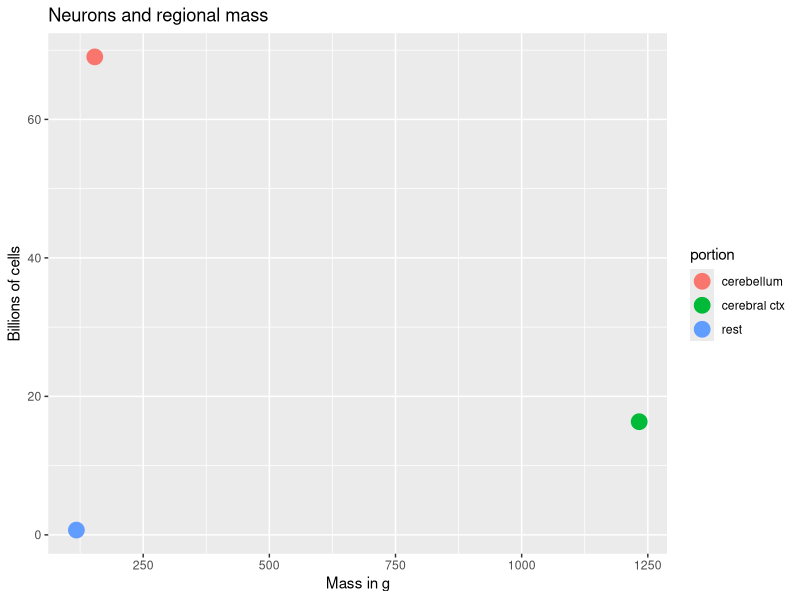
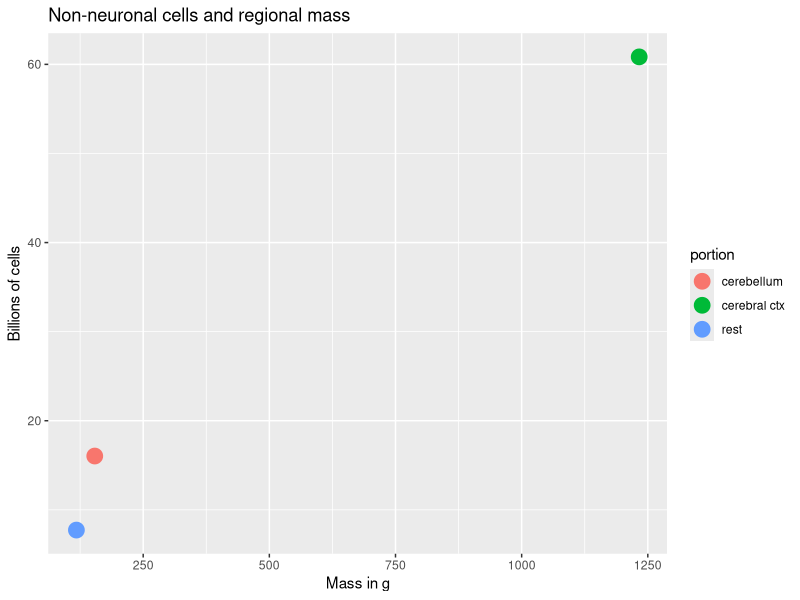

Write R code to recreate these figures, in order.
## ---- chunk 1
suppressPackageStartupMessages(library(tidyverse))

# data from Azevedo
mass_g <- c(1232.93, 154.02, 117.66)
portion <- c("cerebral ctx", "cerebellum", "rest")
b_neurons <- c(16.34, 69.03, 0.69)
b_nonneurons <- c(60.84, 16.04, 7.73)
brain <- data.frame(portion, mass_g, b_neurons, b_nonneurons)

brain |> ggplot() +
  aes(x=mass_g, b_neurons, color=portion) +
  geom_point(size = 5) +
  xlab("Mass in g") +
  ylab("Billions of cells") +
  ggtitle("Neurons and regional mass")
## ---- chunk 2
brain |> ggplot() +
  aes(x=mass_g, b_nonneurons, color=portion) +
  geom_point(size = 5) +
  xlab("Mass in g") +
  ylab("Billions of cells") +
  ggtitle("Non-neuronal cells and regional mass")
## ---- chunk 3
knitr::include_graphics("https://upload.wikimedia.org/wikipedia/commons/thumb/4/4a/Action_potential.svg/300px-Action_potential.svg.png")
## ---- chunk 4
knitr::include_graphics("http://hyperphysics.phy-astr.gsu.edu/hbase/Biology/imgbio/actpot4.gif")
## ---- chunk 5
knitr::include_graphics("https://ars.els-cdn.com/content/image/1-s2.0-S0143416017301495-fx1.jpg")
